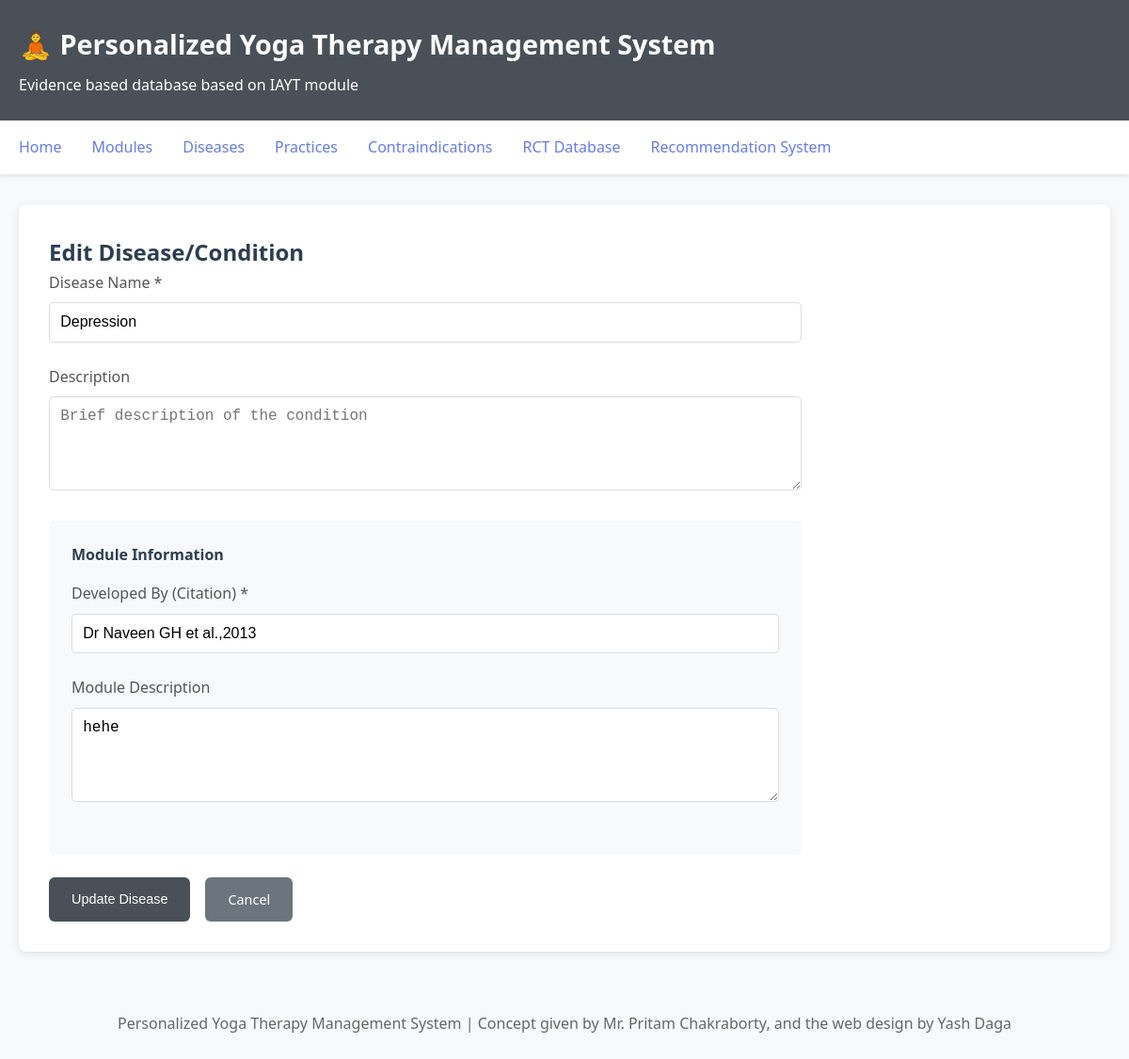
The page /disease/1/edit on the database its author committed.
### database/models.py (models this page shows, shortened)
class Disease(Base):
    __tablename__ = 'diseases'
    id = Column(Integer, primary_key=True)
    name = Column(String(200), unique=True, nullable=False)
    description = Column(Text)
    practices = relationship(
        'Practice',
        secondary=disease_practice_association,
        back_populates='diseases'
    )
    contraindications = relationship(
        'Contraindication',
        secondary=disease_contraindication_association,
        back_populates='diseases'
    )

class Module(Base):
    __tablename__ = 'modules'
    id = Column(Integer, primary_key=True)
    disease_id = Column(Integer, ForeignKey('diseases.id'), nullable=False)
    disease = relationship('Disease', backref='modules')
    developed_by = Column(String(500))  # Citation (e.g., "Naveen et al., 2013")
    paper_link = Column(String(1000))  # Link to research paper
    module_description = Column(Text)
    practices = relationship('Practice', back_populates='module', cascade='all, delete-orphan')

### web/app.py (the view, shortened to what this page needs)
@app.route('/disease/<int:disease_id>/edit', methods=['GET', 'POST'])
def edit_disease(disease_id):
    session = get_db_session()
    try:
        disease = session.query(Disease).get(disease_id)
        if not disease:
            flash('Disease not found', 'error')
            return redirect(url_for('list_diseases'))
        module = session.query(Module).filter_by(disease_id=disease_id).first()
        return render_template('edit_disease.html', disease=disease, module=module)
    finally:
        session.close()

### database/models.py (called while the page is built)
def get_session(db_path='sqlite:///yoga_therapy.db'):
    engine = create_engine(db_path, echo=False)
    Session = sessionmaker(bind=engine)
    return Session()

### web/app.py (called while the page is built)
def get_db_session():
    return get_session(DB_PATH)

### web/templates/edit_disease.html (shortened to what this page needs)
{% extends "base.html" %}
{% block content %}
<h2>Edit Disease/Condition</h2>
<form method="POST" style="max-width: 800px;">
    <div class="form-group">
        <label for="name">Disease Name *</label>
        <input type="text" id="name" name="name" required value="{{ disease.name }}"
               placeholder="e.g., Depression, GAD, Anxiety">
    </div>
    <div class="form-group">
        <label for="description">Description</label>
        <textarea id="description" name="description"
                  placeholder="Brief description of the condition">{{ disease.description or '' }}</textarea>
    </div>
    <div style="padding: 1.5rem; background: #f8f9fa; border-radius: 5px; margin-bottom: 1.5rem;">
        <h4 style="margin-bottom: 1rem;">Module Information</h4>
        <div class="form-group">
            <label for="developed_by">Developed By (Citation) *</label>
            <input type="text" id="developed_by" name="developed_by"
                   placeholder="e.g., Dr Naveen GH et al., 2013" required
                   value="{{ module.developed_by if module else '' }}">
        </div>
        <div class="form-group">
            <label for="module_description">Module Description</label>
            <textarea id="module_description" name="module_description"
                      placeholder="Additional information about this therapy module">{{ module.module_description if module else '' }}</textarea>
        </div>
    </div>
    <div style="display: flex; gap: 1rem;">
        <button type="submit" class="btn">Update Disease</button>
        <a href="/disease/{{ disease.id }}" class="btn btn-secondary">Cancel</a>
    </div>
</form>
{% endblock %}

### web/templates/base.html (style rules this page uses)
* { margin: 0; padding: 0; box-sizing: border-box; }
body { font-family: 'Segoe UI', Tahoma, Geneva, Verdana, sans-serif; line-height: 1.6; color: #2c3e50; background-color: #f8f9fa; }
.btn { display: inline-block; padding: 0.75rem 1.5rem; background: #495057; color: white; text-decoration: none; border-radius: 6px; border: none; cursor: pointer; font-size: 0.9rem; font-weight: 500; transition: background 0.3s ease; }
.btn-secondary { background: #6c757d; }
.form-group { margin-bottom: 1.5rem; }
.form-group label { display: block; margin-bottom: 0.5rem; font-weight: 500; color: #555; }
.form-group input, .form-group select, .form-group textarea { width: 100%; padding: 0.7rem; border: 1px solid #ddd; border-radius: 5px; font-size: 1rem; }
.form-group textarea { resize: vertical; min-height: 100px; }

### rows shown on the page
Disease: name "Depression"
Module: developed_by "Dr Naveen GH et al.,2013", module_description "hehe"
